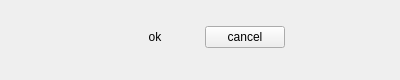
<?xml version="1.0" encoding="UTF-8"?>
<ui version="4.0">
 <class>QWButtonPanel</class>
 <widget class="QWidget" name="QWButtonPanel">
  <property name="geometry">
   <rect>
    <x>0</x>
    <y>0</y>
    <width>400</width>
    <height>80</height>
   </rect>
  </property>
  <property name="maximumSize">
   <size>
    <width>16777215</width>
    <height>80</height>
   </size>
  </property>
  <property name="windowTitle">
   <string>QWButtonPanel</string>
  </property>
  <layout class="QHBoxLayout" name="horizontalLayout">
   <property name="spacing">
    <number>10</number>
   </property>
   <property name="topMargin">
    <number>20</number>
   </property>
   <property name="bottomMargin">
    <number>25</number>
   </property>
   <item>
    <spacer name="horizontalSpacer">
     <property name="orientation">
      <enum>Qt::Horizontal</enum>
     </property>
     <property name="sizeHint" stdset="0">
      <size>
       <width>99</width>
       <height>20</height>
      </size>
     </property>
    </spacer>
   </item>
   <item>
    <widget class="QPushButton" name="_ok">
     <property name="cursor">
      <cursorShape>PointingHandCursor</cursorShape>
     </property>
     <property name="text">
      <string>ok</string>
     </property>
     <property name="default">
      <bool>true</bool>
     </property>
     <property name="flat">
      <bool>true</bool>
     </property>
    </widget>
   </item>
   <item>
    <widget class="QPushButton" name="_cancel">
     <property name="cursor">
      <cursorShape>PointingHandCursor</cursorShape>
     </property>
     <property name="text">
      <string>cancel</string>
     </property>
    </widget>
   </item>
   <item>
    <spacer name="horizontalSpacer_2">
     <property name="orientation">
      <enum>Qt::Horizontal</enum>
     </property>
     <property name="sizeHint" stdset="0">
      <size>
       <width>99</width>
       <height>20</height>
      </size>
     </property>
    </spacer>
   </item>
  </layout>
 </widget>
 <resources/>
 <connections/>
</ui>
